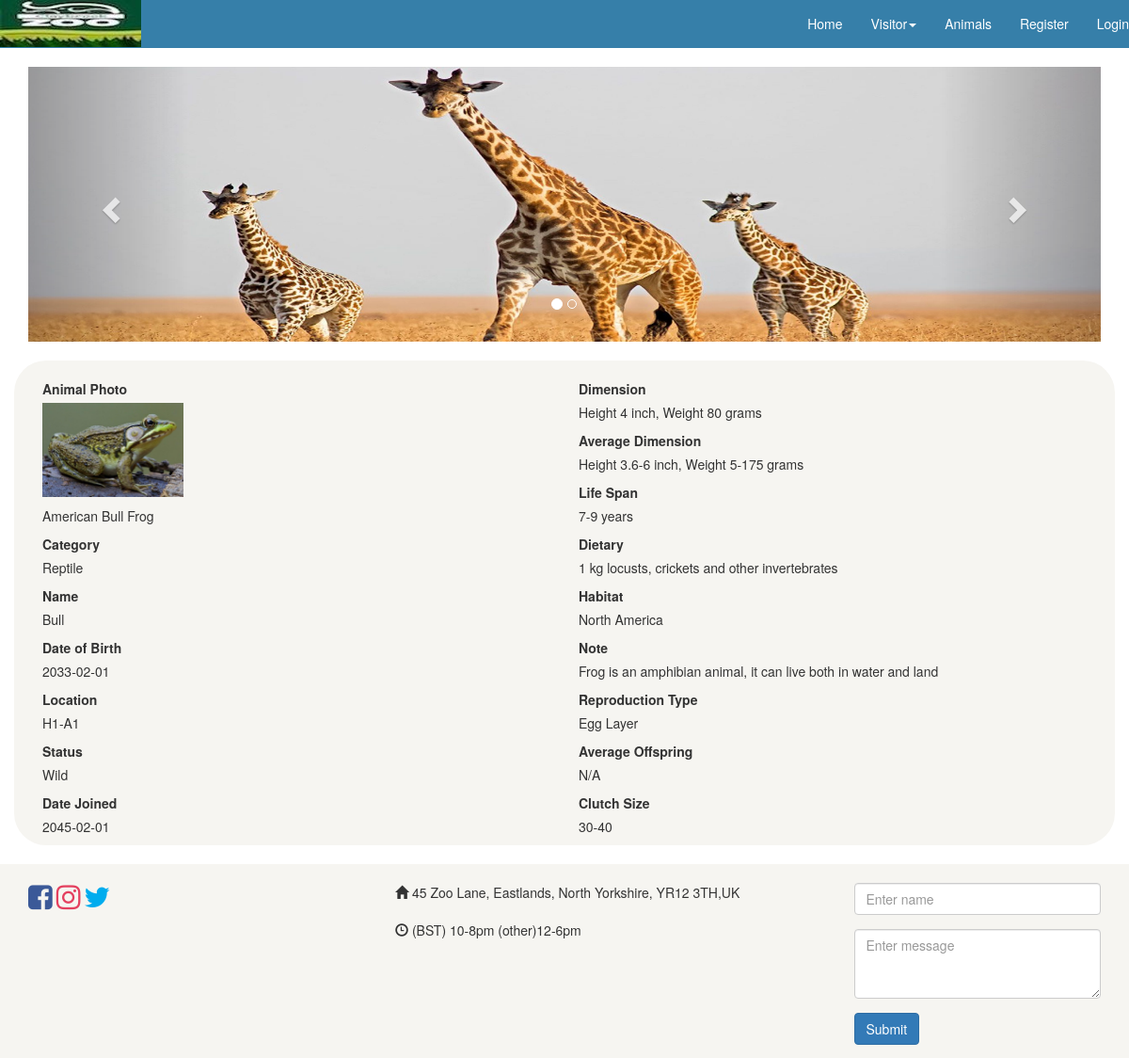
Page /user/reptile_information.php?id=2 on the committed database.
### tables this page shows
CREATE TABLE `reptile` (
  `id` int(11) NOT NULL,
  `species` varchar(255) NOT NULL,
  `category` varchar(255) NOT NULL,
  `name` varchar(255) NOT NULL,
  `photo` varchar(255) NOT NULL,
  `date_of_birth` date NOT NULL,
  `location` varchar(255) NOT NULL,
  `captivity_wild` varchar(255) NOT NULL,
  `date_joined` date NOT NULL,
  `dimension` varchar(255) NOT NULL,
  `average_dimension` varchar(255) NOT NULL,
  `life` varchar(255) NOT NULL,
  `dietary` varchar(255) NOT NULL,
  `habitat` varchar(255) NOT NULL,
  `note` varchar(255) NOT NULL,
  `reptile_reproduction_type` varchar(255) NOT NULL,
  `reptile_average_offspring` varchar(255) NOT NULL,
  `reptile_clutch_size` varchar(255) NOT NULL
);

### user/reptile_information.php (the view)
<?php
include'../connection/connection.php';
include'user_header.php';
if (isset($_GET['id'])) {
    $bird_information = $connection->prepare("SELECT * FROM reptile WHERE id = :id");
    $bird_information->execute($_GET);
    $info = $bird_information->fetch();
}
?>
    <div class="container info">
        <div class="col-md-6 record">
        <label>Animal Photo</label>
        <p><?php echo '<img style="width: 150px; height:100px;" src="../img/'.$info['photo'].'">';?></p>
        <p><?php echo $info['species'];?></p>
        <label>Category</label>
        <p><?php echo $info['category'];?></p>
        <label>Name</label>
        <p><?php echo $info['name'];?></p>
        <label>Date of Birth</label>
        <p><?php echo $info['date_of_birth'];?></p>
        <label>Location</label>
        <p><?php echo $info['location'];?></p>
        <label>Status</label>
        <p><?php echo $info['captivity_wild'];?></p>
        <label>Date Joined</label>
        <p><?php echo $info['date_joined'];?></p>
    </div>
    <div class="col-md-6 record">
        <label>Dimension </label>
        <p><?php echo $info['dimension'];?></p>
        <label>Average Dimension</label>
        <p><?php echo $info['average_dimension'];?></p>
        <label>Life Span</label>
        <p><?php echo $info['life'];?></p>
        <label>Dietary</label>
        <p><?php echo $info['dietary'];?></p>
        <label>Habitat</label>
        <p><?php echo $info['habitat'];?></p>
        <label>Note</label>
        <p><?php echo $info['note'];?></p>
        <label>Reproduction Type</label>
        <p><?php echo $info['reptile_reproduction_type'];?></p>
        <label>Average Offspring</label>
        <p><?php echo $info['reptile_average_offspring'];?></p>
        <label>Clutch Size</label>
        <p><?php echo $info['reptile_clutch_size'];?></p>
        </div>
    </div>
<?php include 'footer.php';?>

### css/main.css (style rules this page uses)
.info { background-color: #f6f5f1; border-radius: 34px; }
.record { margin-top: 20px; }

### rows in the picture
reptile: photo (picture), species "American Bull Frog", category "Reptile", name "Bull", date_of_birth "2033-02-01", location "H1-A1", captivity_wild "Wild", date_joined "2045-02-01", dimension "Height 4 inch, Weight 80 grams", average_dimension "Height 3.6-6 inch, Weight 5-175 grams", life "7-9 years", dietary "1 kg locusts, crickets and other invertebrates", habitat "North America", note "Frog is an amphibian animal, it can live both in water and land", reptile_reproduction_type "Egg Layer", reptile_average_offspring "N/A", reptile_clutch_size "30-40"
